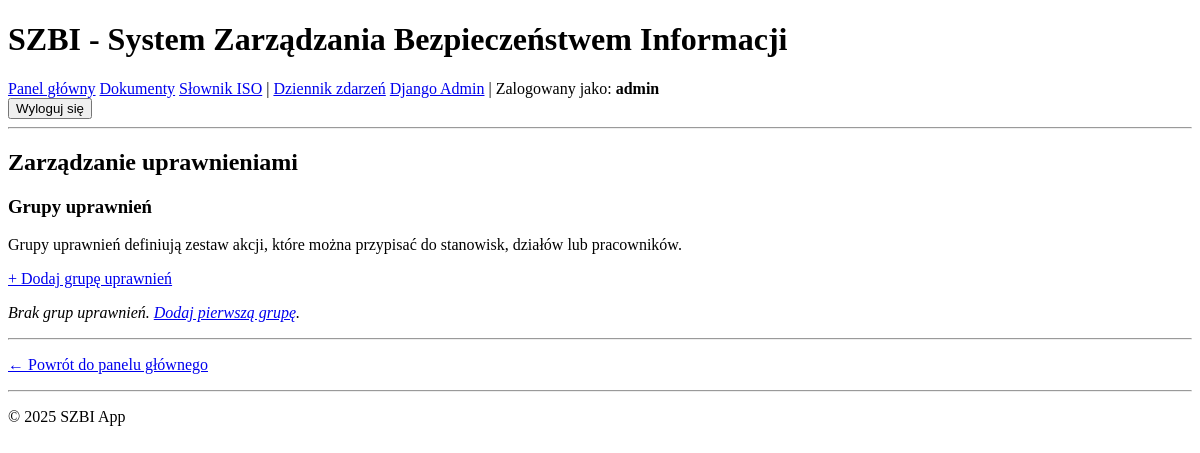
The app's page /uprawnienia/ (signed in), older data.
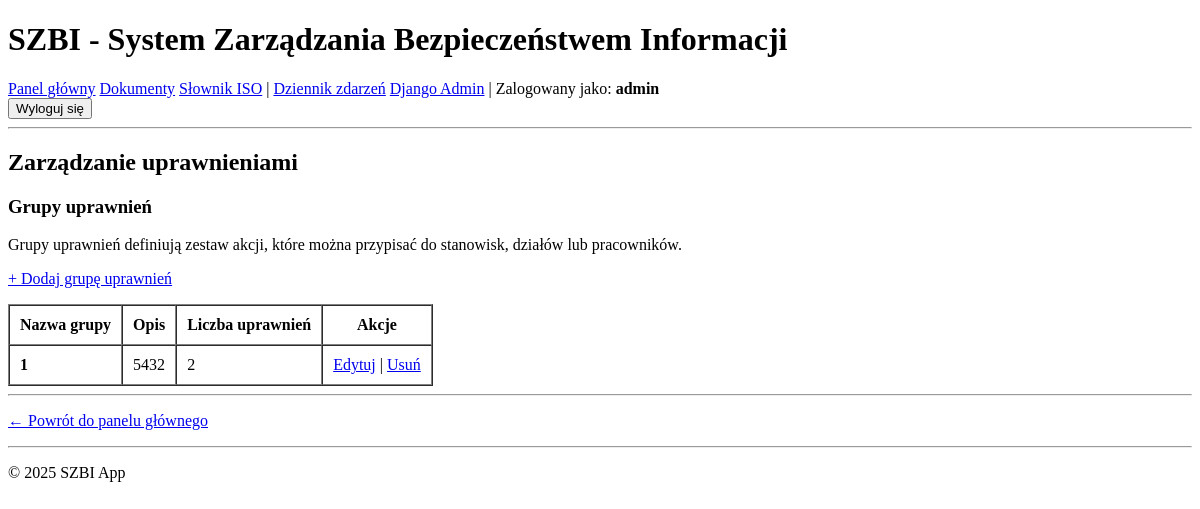
The same page, newer data.
### core/models.py (models this page shows, shortened)
class PermissionGroup(models.Model):
    name = models.CharField(max_length=255, verbose_name="Nazwa grupy")
    description = models.TextField(verbose_name="Opis", blank=True)
    permissions = models.ManyToManyField(
        Permission,
        blank=True,
        related_name='groups',
        verbose_name="Uprawnienia"
    )
    created_at = models.DateTimeField(auto_now_add=True, verbose_name="Data utworzenia")
    updated_at = models.DateTimeField(auto_now=True, verbose_name="Data modyfikacji")
    class Meta:
        verbose_name = "Grupa uprawnień"
        verbose_name_plural = "Grupy uprawnień"
        ordering = ['name']

### core/views.py (the view)
# urls.py: path('uprawnienia/', views.permission_list, name='permission_list'),
@login_required
@user_passes_test(is_admin)
def permission_list(request):
    permissions = Permission.objects.all().order_by('category', 'name')
    permission_groups = PermissionGroup.objects.prefetch_related('permissions').all()
    permissions_by_category = {}
    for perm in permissions:
        cat = perm.category
        cat_display = perm.get_category_display()
        if cat not in permissions_by_category:
            permissions_by_category[cat] = {
                'label': cat_display,
                'permissions': []
            }
        permissions_by_category[cat]['permissions'].append(perm)
    return render(request, 'core/permission_list.html', {
        'permissions_by_category': permissions_by_category,
        'permission_groups': permission_groups,
        'total_permissions': permissions.count(),
    })

### core/views.py (called while the page is built)
def is_admin(user):
    return user.is_staff or user.is_superuser

### templates/core/permission_list.html (shortened to what this page needs)
{% extends "base.html" %}
{% block content %}
<h2>Zarządzanie uprawnieniami</h2>
<h3>Grupy uprawnień</h3>
<p>Grupy uprawnień definiują zestaw akcji, które można przypisać do stanowisk, działów lub pracowników.</p>
<p>
    <a href="{% url 'core:permission_group_create' %}">+ Dodaj grupę uprawnień</a>
</p>
{% if permission_groups %}
<table border="1" cellpadding="10" cellspacing="0">
    <thead>
        <tr>
            <th>Nazwa grupy</th>
            <th>Opis</th>
            <th>Liczba uprawnień</th>
            <th>Akcje</th>
        </tr>
    </thead>
    <tbody>
        {% for group in permission_groups %}
        <tr>
            <td><strong>{{ group.name }}</strong></td>
            <td>{{ group.description|default:"-" }}</td>
            <td>{{ group.permissions.count }}</td>
            <td>
                <a href="{% url 'core:permission_group_update' pk=group.pk %}">Edytuj</a> |
                <a href="{% url 'core:permission_group_delete' pk=group.pk %}">Usuń</a>
            </td>
        </tr>
        {% endfor %}
    </tbody>
</table>
{% else %}
<p><em>Brak grup uprawnień. <a href="{% url 'core:permission_group_create' %}">Dodaj pierwszą grupę</a>.</em></p>
{% endif %}
<hr>
<p><a href="{% url 'core:dashboard' %}">← Powrót do panelu głównego</a></p>
{% endblock %}

Row changes from the older to the newer data that the page shows:
added PermissionGroup: name "1", description "5432", permissions.count "2"
Text that changed along with them:
text no longer shown: "Brak grup uprawnień. Dodaj pierwszą grupę ."
text now shown: "Nazwa grupy Opis Liczba uprawnień Akcje"
